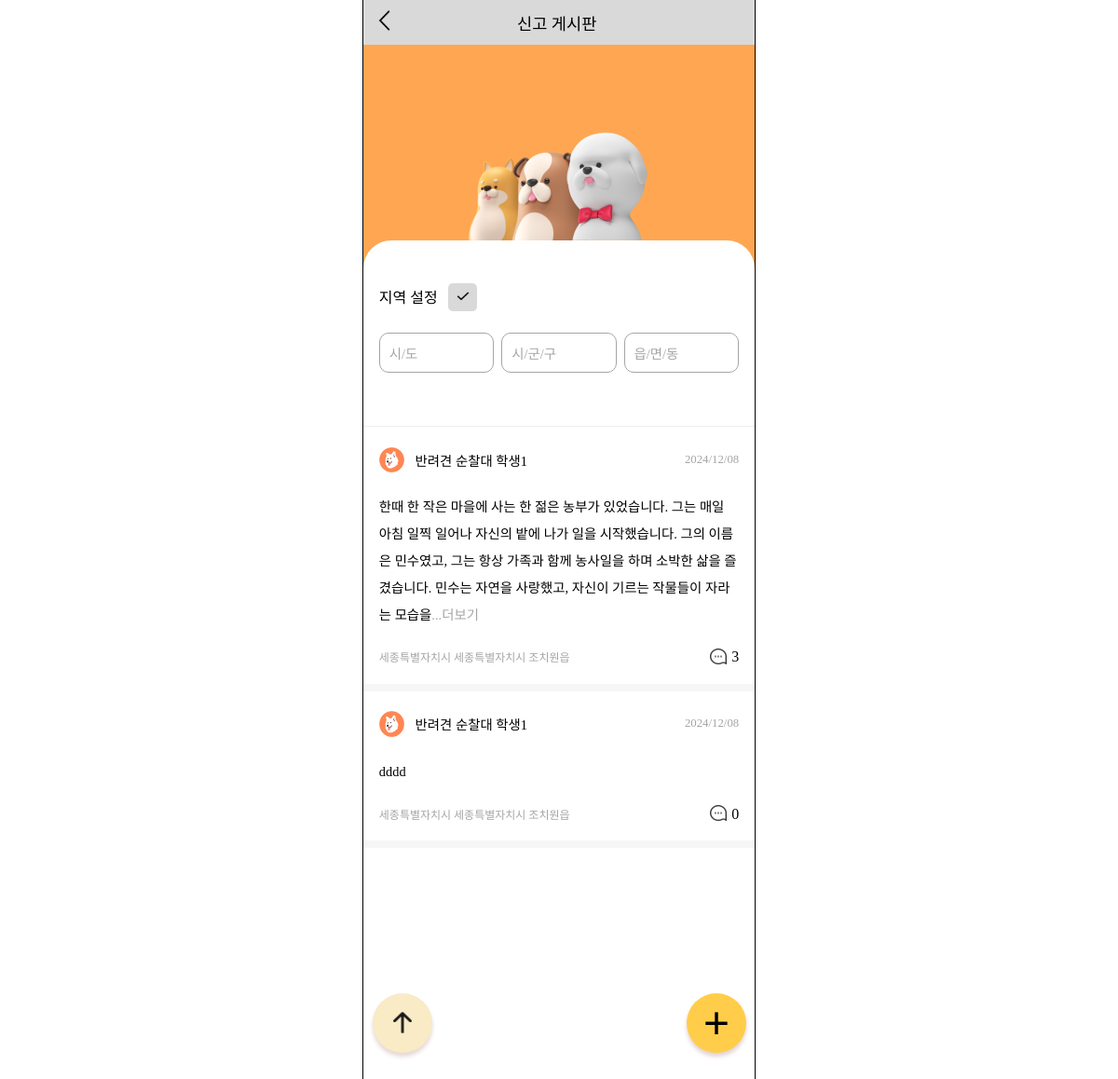
Page /boards/petrol-board/ (signed in) on the earlier database version.
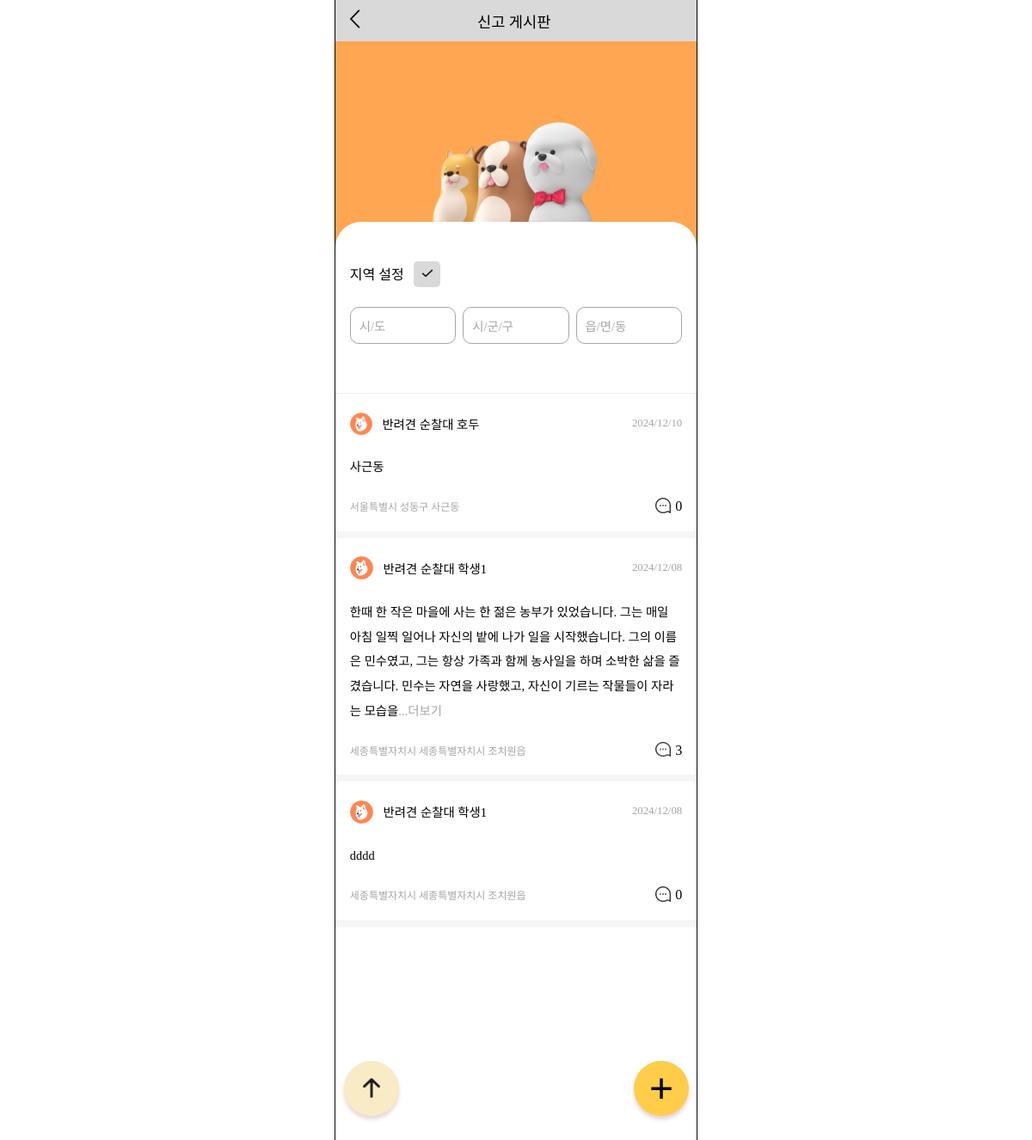
Same page on the later database version.
### boards/models.py (models this page shows)
class Board(models.Model):
    user = models.ForeignKey(settings.AUTH_USER_MODEL, on_delete=models.CASCADE)
    region_sido = models.CharField(null=False, max_length=30, blank=False)
    region_sigungu = models.CharField(null=False, max_length=30, blank=False)
    region_dong = models.CharField(null=False, max_length=30, blank=False)
    created_at = models.DateTimeField(auto_now_add=True)
    image_path = models.ImageField(upload_to='boards/', null=True, blank=True)
    content = models.TextField(null=False, blank=False)
    board_type = models.ForeignKey(BoardType, on_delete=models.CASCADE, null=False, blank=False)

### accounts/models.py (models this page shows, shortened)
class Member(AbstractBaseUser):
    user_id = models.CharField(primary_key=True, max_length=15, null=False, blank=False, unique=True)
    email = models.EmailField(max_length=100, null=False, blank=False, unique=True)
    nickname = models.CharField(null=False, max_length=8, blank=False)
    region_sido = models.CharField(null=False, max_length=30, blank=False)
    region_sigungu = models.CharField(null=False, max_length=30, blank=False)
    region_dong = models.CharField(null=False, max_length=30, blank=False)
    member_type = models.ForeignKey(MemberType, on_delete=models.CASCADE, null=False, blank=False)
    is_active = models.BooleanField(default=True)
    is_admin = models.BooleanField(default=False)
    objects = UserManager()
    USERNAME_FIELD = 'user_id'
    REQUIRED_FIELDS = ['email', 'nickname', 'region_sido', 'region_sigungu', 'region_dong', 'member_type']
    def __str__(self):
        return self.user_id

class MemberType(models.Model):
    type_name = models.CharField(max_length=10)
    def __str__(self):
        return self.type_name

### boards/views.py (the view)
# urls.py: path('petrol-board/', views.petrol_board, name='petrol_board'),
def petrol_board(request):
    if request.method == 'POST':
        sido = request.POST.get('sido')
        sigungu = request.POST.get('sigungu')
        dong = request.POST.get('dong')
        boards = Board.objects.filter(region_sido=sido, region_sigungu=sigungu, region_dong=dong).order_by('-created_at')
    else:
        boards = Board.objects.all().order_by('-created_at')
    print(boards)
    user = Member.objects.get(user_id=request.user)
    comments = Comment.objects.all()
    for board in boards:
        board.comment_count = Comment.objects.filter(board=board).count()
    for board in boards:
        if len(board.content) > 150:
            board.short_content = board.content[:150]
        else:
            board.short_content = board.content
    context = {
        'boards': boards,
        'user': user,
        'comments': comments,
    }
    return render(request, 'boards/petrol_board_main.html', context)

### templates/boards/petrol_board_main.html (shortened to what this page needs)
<!DOCTYPE html>
{% load static %}
<html lang="ko">
<head>
    <link rel="stylesheet" href="{% static 'css/petrol_board_main.css' %}">
    <link rel="stylesheet" as="style" crossorigin href="https://cdn.jsdelivr.net/gh/ungveloper/web-fonts/SCoreDream/font-face.css" />
    <link rel="stylesheet" as="style" crossorigin href="https://cdn.jsdelivr.net/gh/ungveloper/web-fonts/SCoreDream/font-family.css" />
</head>
<body>
    <div class="container-content">
        <div class="contents">
            <div class="test">
                <div class="top-block">
                    <div>
                        <a href="{% url 'home' %}"><img src="{% static 'image/back.png' %}" alt=""></a>
                    </div>
                    <div class="title">신고 게시판</div>
                </div>
                <div class="img-block">
                    <img src="{% static 'image/three_dog.png' %}" alt="">
                </div>
                <div class="board-block">
                    <form class="region-block" action="{% url 'boards:petrol_board' %}" method="post">
                        <div class="block-title">
                            지역 설정
                            <button type="submit" class="check-btn"><img src="{% static 'image/check.png' %}" alt=""></button>
                        </div>
                        <div class="region">
                            <div class="custom-select" id="sido-select">
                                <div class="select-selected">시/도</div>
                            </div>
                            <div class="custom-select" id="sigugun-select">
                                <div class="select-selected">시/군/구</div>
                            </div>
                            <div class="custom-select" id="dong-select">
                                <div class="select-selected">읍/면/동</div>
                            </div>
                        </div>
                    </form>
                    {% for board in boards %}
                        <div class="post-block">
                            <a href="{% url 'boards:petrol_board_detail' board.id %}">
                                <div class="post-header">
                                    <div class="user-profile">
                                        <div class="user-img"><img src="{% static 'image/petrol_profile.png' %}" alt=""></div>
                                        <div class="user-name">{{ board.user.member_type }} <span class="text-strong">{{ board.user.nickname }}</span></div>
                                    </div>
                                    <div class="post-date">{{ board.created_at|date:"Y/m/d"  }}</div>
                                </div>
                                <div class="post-content">
                                    {{ board.short_content }}
                                </div>
                                <div class="post-footer">
                                    <div class="post-region">{{ board.region_sido }} {{ board.region_sigungu }} {{ board.region_dong }}</div>
                                    <div class="comment">
                                        <div class="comment-img">
                                            <img src="{% static 'image/speech-bubble.png' %}" alt="">
                                        </div>
                                        <div>
                                            {{ board.comment_count }}
                                        </div>
                                    </div>
                                </div>
                            </a>
                        </div>
                        <div class="gap-block"></div>
                    {% endfor %}
                </div>
                {% if user.member_type.id == 2 %}
                    <a href="{% url 'boards:petrol_board_write' %}">
                        <button type="button" class="write-btn">
                            &#43;
                        </button>
                    </a>
                {% endif %}
                <a href="#">
                    <button type="button" class="up-btn">
                        <img src="{% static 'image/up.png' %}" alt="">
                    </button>
                </a>
            </div>
        </div>
    </div>
</body>
</html>

### static/css/petrol_board_main.css (style rules this page uses)
body { padding: 0; margin: 0; height: 100%; }
.container-content { font-family: 'SCoreDream'; font-weight: 400; outline: 1px solid black; width: 420px; height: 100%; margin: 0 auto; display: flex; flex-direction: column; padding-bottom: 300px; z-index: 0; position: relative; }
.contents { width: 100%; display: flex; flex-direction: column; background-color: #FFA652; height: 100%; }
.top-block { height: 3rem; background-color: #D9D9D9; display: flex; flex-direction: row; justify-content: left; align-items: center; flex-shrink: 0; }
.top-block img { width: 1.7rem; margin-left: 1rem; }
.title { font-weight: 500; font-size: 1.1rem; margin-left: 29%; }
.test { height: 100%; }
.img-block { background-color: #FFA652; }
.img-block > img { width: 50%; display: block; margin: 0 auto; }
.board-block { height: 100%; background-color: white; border-radius: 30px 30px 0 0; padding-top: 7%; }
.region-block { border-bottom: 1px solid #EFEFEF; padding: 4% 4% 10% 4%; }
.block-title { margin-bottom: 6%; }
.region { display: flex; flex-direction: row; justify-content: space-between; }
.custom-select { position: relative; margin-bottom: 15px; width: 32%; }
.select-selected { padding: 10px; border: 1px solid #A5A5A5; cursor: pointer; border-radius: 10px; color: #a5a5a5; font-size: 0.9rem; }
.check-btn { width: 8%; margin-left: 2%; background-color: #D9D9D9; border: none; border-radius: 5px; padding: 1.5% 2%; cursor: pointer; }
.check-btn > img { width: 100%; }
.post-block { padding: 4%; }
.post-block a { text-decoration: none; color: black; }
.post-header { display: flex; flex-direction: row; justify-content: space-between; align-items: center; margin-bottom: 5%; }
.user-profile { display: flex; flex-direction: row; align-items: center; }
.user-img { width: 12%; margin: 2% 5% 0 0; }
.user-profile img { width: 100%; }
.post-date { font-size: 0.8rem; color: #A5A5A5; }
.user-name { font-size: 0.9rem; }
.text-strong { font-weight: 500; }
.post-content { word-break: break-all; line-height: 1.8rem; margin-bottom: 5%; font-size: 0.9rem; }
.post-footer { display: flex; flex-direction: row; justify-content: space-between; align-items: center; }
.comment { display: flex; flex-direction: row; justify-content: right; align-items: center; }
.comment-img { width: 22%; margin-right: 7%; }
.comment-img img { width: 100%; margin-top: 10%; opacity: 0.8; }
.post-region { color: #A5A5A5; font-size: 0.75rem; }
.gap-block { background-color: #F6F6F6; height: 8px; }
.write-btn { background-color: #FFCD4A; width: 4rem; height: 4rem; border-radius: 50%; text-align: center; font-size: 3rem; line-height: 3.5rem; box-shadow: 0px 4px 4px 0px rgba(142, 78, 78, 0.25); position: fixed; bottom: 0; margin-bottom: 80px; margin-left: 347px; border: none; z-index: 1; cursor: pointer; }
.up-btn { opacity: 0.9; background-color: #f8e9bf; border: none; width: 4rem; height: 4rem; border-radius: 50%; text-align: center; line-height: 2rem; position: fixed; bottom: 0; margin-bottom: 80px; margin-left: 10px; box-shadow: 0px 4px 4px 0px rgba(142, 78, 78, 0.25); z-index: 1; cursor: pointer; }
.up-btn > img { margin-top: 20%; width: 30px; height: 29px; }

Differences in the rows shown:
added Board: user.member_type "반려견 순찰대", user.nickname "호두", created_at "2024/12/10", short_content "사근동", region_sido "서울특별시", region_sigungu "성동구", region_dong "사근동", comment_count "0"
